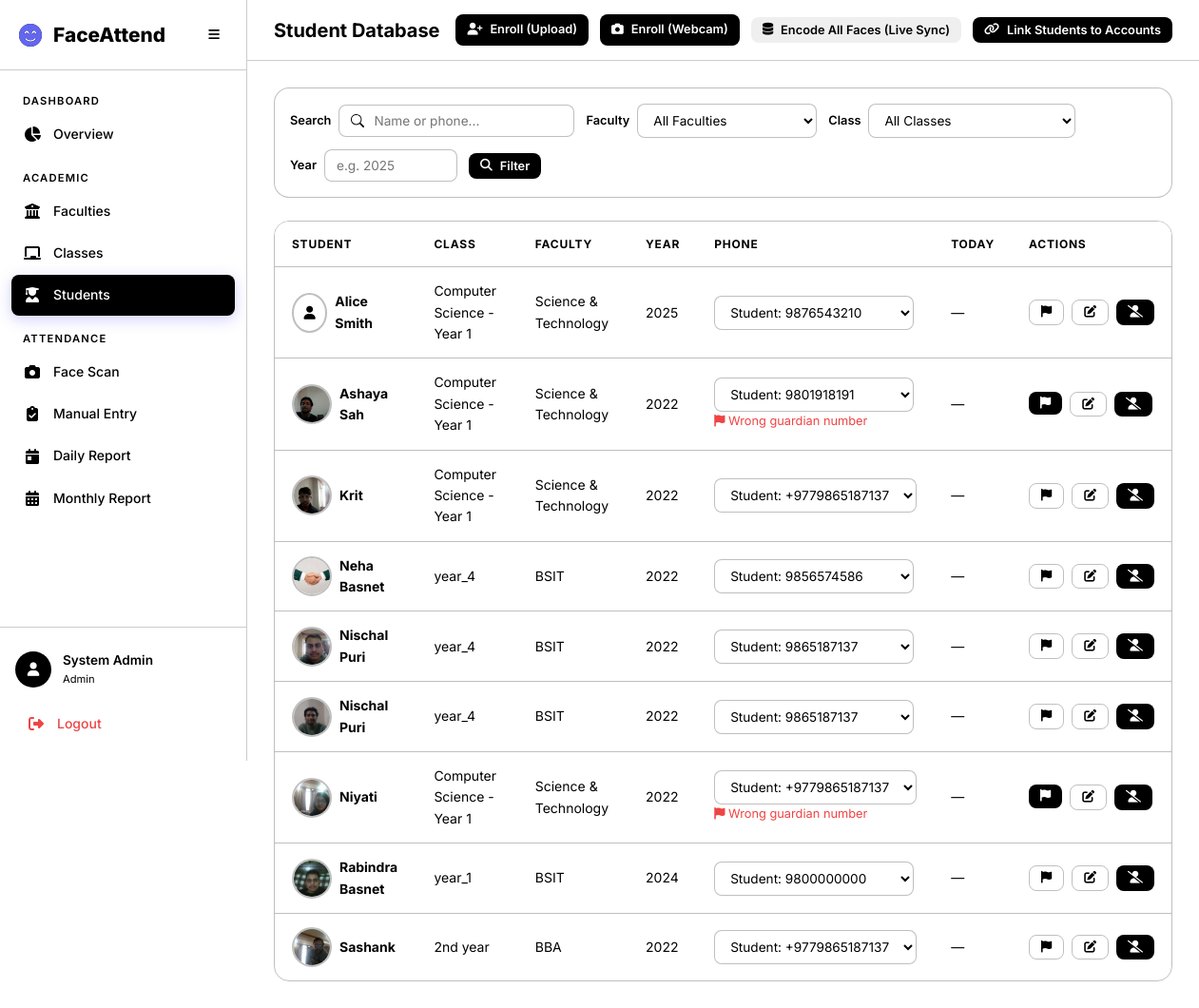
/academics/students/, run on the app's committed database.
### accounts/models.py (models this page shows, shortened)
class User(AbstractUser):
    class Role(models.TextChoices):
        ADMIN = 'admin', 'Admin'
        TEACHER = 'teacher', 'Teacher'
        STUDENT = 'student', 'Student'
    role = models.CharField(
        max_length=10,
        choices=Role.choices,
        default=Role.STUDENT,
    )
    phone = models.CharField(max_length=20, blank=True)
    profile_image = models.ImageField(upload_to='profiles/', blank=True, null=True)

### academics/models.py (models this page shows, shortened)
class Student(models.Model):
    user = models.OneToOneField(
        settings.AUTH_USER_MODEL,
        on_delete=models.CASCADE,
        related_name='student_profile',
        null=True, blank=True,
    )
    full_name = models.CharField(max_length=300)
    profile_image = models.ImageField(upload_to='students/profiles/')
    face_encoding = models.BinaryField(null=True, blank=True, help_text='128-d face encoding as bytes')
    enrollment_year = models.PositiveIntegerField()
    faculty = models.ForeignKey(Faculty, on_delete=models.CASCADE, related_name='students')
    academic_class = models.ForeignKey(AcademicClass, on_delete=models.CASCADE, related_name='students')
    phone = models.CharField(max_length=20, blank=True)
    guardian_phone = models.CharField(max_length=20, blank=True)
    is_phone_flagged = models.BooleanField(
        default=False,
        help_text='Mark this when the student phone number is incorrect.',
    )
    is_active = models.BooleanField(default=True)
    created_at = models.DateTimeField(auto_now_add=True)
    updated_at = models.DateTimeField(auto_now=True)
    class Meta:
        ordering = ['full_name']

class AcademicClass(models.Model):
    name = models.CharField(max_length=200)
    faculty = models.ForeignKey(Faculty, on_delete=models.CASCADE, related_name='classes')
    teacher = models.ForeignKey(
        settings.AUTH_USER_MODEL,
        on_delete=models.SET_NULL,
        null=True, blank=True,
        related_name='assigned_classes',
        limit_choices_to={'role': 'teacher'},
    )
    created_at = models.DateTimeField(auto_now_add=True)
    updated_at = models.DateTimeField(auto_now=True)
    class Meta:
        verbose_name_plural = 'Classes'
        ordering = ['faculty__name', 'name']
        unique_together = ['name', 'faculty']

class Faculty(models.Model):
    name = models.CharField(max_length=200, unique=True)
    description = models.TextField(blank=True)
    created_at = models.DateTimeField(auto_now_add=True)
    updated_at = models.DateTimeField(auto_now=True)
    class Meta:
        verbose_name_plural = 'Faculties'
        ordering = ['name']

### academics/views.py (the view)
# urls.py: path('students/', views.student_list, name='student_list'),
@login_required
@admin_or_teacher_required
def student_list(request):
    students = Student.objects.filter(is_active=True).select_related('faculty', 'academic_class')
    faculty_id = request.GET.get('faculty')
    class_id = request.GET.get('class')
    search = request.GET.get('search', '')
    year = request.GET.get('year')
    if faculty_id:
        students = students.filter(faculty_id=faculty_id)
    if class_id:
        students = students.filter(academic_class_id=class_id)
    if search:
        students = students.filter(
            Q(full_name__icontains=search) | Q(phone__icontains=search)
        )
    if year:
        students = students.filter(enrollment_year=year)
    today = timezone.localdate()
    attendance_map = {}
    for att in Attendance.objects.filter(date=today, student__in=students):
        attendance_map[att.student_id] = att.status
    students = list(students)
    for s in students:
        s.today_status = attendance_map.get(s.id)
    faculties = Faculty.objects.all()
    classes = AcademicClass.objects.all()
    context = {
        'students': students,
        'faculties': faculties,
        'classes': classes,
        'search': search,
        'selected_faculty': faculty_id,
        'selected_class': class_id,
        'selected_year': year,
    }
    return render(request, 'academics/student_list.html', context)

### templates/academics/student_list.html (shortened to what this page needs)
{% extends 'base.html' %}
{% load static %}
{% block page_title %}Student Database{% endblock %}
{% block top_actions %}
<a href="{% url 'academics:student_enroll' %}" class="btn btn-success btn-sm">
    <i class="fas fa-user-plus"></i> Enroll (Upload)
</a>
<a href="{% url 'academics:student_enroll_webcam' %}" class="btn btn-primary btn-sm">
    <i class="fas fa-camera"></i> Enroll (Webcam)
</a>
<button class="btn btn-info btn-sm" id="bulkEncodeBtn" onclick="syncAndEncodeFaces()">
    <i class="fas fa-database"></i> Encode All Faces (Live Sync)
</button>
<button class="btn btn-warning btn-sm" id="linkStudentsBtn" onclick="linkStudentsToUsers()">
    <i class="fas fa-link"></i> Link Students to Accounts
</button>
{% endblock %}
{% block content %}
<form method="get" class="filters-bar animate-fade-in">
    <div class="filter-group">
        <label>Search</label>
        <input type="text" name="search" value="{{ search }}" placeholder="Name or phone..." class="search-input">
    </div>
    <div class="filter-group">
        <label>Faculty</label>
        <select name="faculty" class="filter-input" onchange="this.form.submit()">
            <option value="">All Faculties</option>
        </select>
    </div>
    <div class="filter-group">
        <label>Class</label>
        <select name="class" class="filter-input" onchange="this.form.submit()">
            <option value="">All Classes</option>
        </select>
    </div>
    <div class="filter-group">
        <label>Year</label>
        <input type="number" name="year" value="{{ selected_year|default:'' }}" placeholder="e.g. 2025"
            class="filter-input" style="width:100px;">
    </div>
    <button type="submit" class="btn btn-sm btn-primary"><i class="fas fa-search"></i> Filter</button>
</form>
<div class="table-container animate-fade-in">
    <table class="data-table" id="studentTable">
        <thead>
            <tr>
                <th>Student</th>
                <th>Class</th>
                <th>Faculty</th>
                <th>Year</th>
                <th>Phone</th>
                <th>Today</th>
                <th>Actions</th>
            </tr>
        </thead>
        <tbody>
            {% for s in students %}
            <tr>
                <td>
                    <div class="d-flex align-center gap-1">
                        {% if s.profile_image %}
                        <img src="{{ s.profile_image.url }}" alt="" class="student-avatar">
                        {% else %}
                        <div class="student-avatar d-flex align-center"
                            style="justify-content:center; background: var(--bg-secondary);"><i class="fas fa-user"></i>
                        </div>
                        {% endif %}
                        <div>
                            <strong>{{ s.full_name }}</strong>
                        </div>
                    </div>
                </td>
                <td>{{ s.academic_class.name }}</td>
                <td>{{ s.faculty.name }}</td>
                <td>{{ s.enrollment_year }}</td>
                <td>
                    <select class="filter-input" style="min-width: 210px; max-width: 260px;">
                        <option value="student">
                            Student: {% if s.phone %}{{ s.phone }}{% else %}—{% endif %}
                        </option>
                    </select>
                    {% if s.is_phone_flagged %}
                    <div class="text-danger" style="font-size:0.8rem;"><i class="fas fa-flag"></i> Wrong guardian number</div>
                    {% endif %}
                </td>
                <td>
                    {% if s.today_status %}
                    <span class="badge badge-{{ s.today_status }}">{{ s.today_status|title }}</span>
                    {% else %}
                    <span class="text-muted">—</span>
                    {% endif %}
                </td>
                <td>
                    <div class="d-flex gap-1">
                        <form method="post" action="{% url 'academics:student_toggle_phone_flag' s.pk %}" style="display:inline;">
                            <button type="submit" class="btn btn-sm {% if s.is_phone_flagged %}btn-warning{% else %}btn-outline{% endif %}"
                                title="{% if s.is_phone_flagged %}Unflag wrong guardian number{% else %}Flag wrong guardian number{% endif %}">
                                <i class="fas fa-flag"></i>
                            </button>
                        </form>
                        <a href="{% url 'academics:student_edit' s.pk %}" class="btn btn-sm btn-outline" title="Edit"><i
                                class="fas fa-edit"></i></a>
                        <a href="{% url 'academics:student_delete' s.pk %}" class="btn btn-sm btn-danger"
                            title="Deactivate"><i class="fas fa-user-slash"></i></a>
                    </div>
                </td>
            </tr>
            {% empty %}
            <tr>
                <td colspan="7" class="text-center text-muted">No students found.</td>
            </tr>
            {% endfor %}
        </tbody>
    </table>
</div>
{% endblock %}

### templates/base.html (shortened to what this page needs)
<!DOCTYPE html>
<html lang="en" data-theme="dark">
<head>
    <link rel="stylesheet" href="https://cdnjs.cloudflare.com/ajax/libs/font-awesome/6.5.1/css/all.min.css">
    {% load static %}
    <link rel="stylesheet" href="{% static 'css/style.css' %}">
</head>
<body>
    {% if user.is_authenticated %}
    <div class="app-layout">
        <aside class="sidebar" id="sidebar">
            <div class="sidebar-header">
                <div class="logo">
                    <i class="fas fa-face-smile-beam"></i>
                    <span>FaceAttend</span>
                </div>
                <button class="sidebar-toggle" id="sidebarToggle">
                    <i class="fas fa-bars"></i>
                </button>
            </div>
            <nav class="sidebar-nav">
                {% if user.role == 'admin' %}
                <div class="nav-section">
                    <span class="nav-section-title">Dashboard</span>
                    <a href="{% url 'academics:admin_dashboard' %}" class="nav-link {% if request.resolver_match.url_name == 'admin_dashboard' %}active{% endif %}">
                        <i class="fas fa-chart-pie"></i><span>Overview</span>
                    </a>
                </div>
                <div class="nav-section">
                    <span class="nav-section-title">Academic</span>
                    <a href="{% url 'academics:faculty_list' %}" class="nav-link {% if 'faculty' in request.resolver_match.url_name %}active{% endif %}">
                        <i class="fas fa-building-columns"></i><span>Faculties</span>
                    </a>
                    <a href="{% url 'academics:class_list' %}" class="nav-link {% if 'class' in request.resolver_match.url_name %}active{% endif %}">
                        <i class="fas fa-chalkboard"></i><span>Classes</span>
                    </a>
                    <a href="{% url 'academics:student_list' %}" class="nav-link {% if 'student' in request.resolver_match.url_name %}active{% endif %}">
                        <i class="fas fa-user-graduate"></i><span>Students</span>
                    </a>
                </div>
                <div class="nav-section">
                    <span class="nav-section-title">Attendance</span>
                    <a href="{% url 'attendance:camera' %}" class="nav-link {% if request.resolver_match.url_name == 'camera' %}active{% endif %}">
                        <i class="fas fa-camera"></i><span>Face Scan</span>
                    </a>
                    <a href="{% url 'attendance:manual' %}" class="nav-link {% if request.resolver_match.url_name == 'manual' %}active{% endif %}">
                        <i class="fas fa-clipboard-check"></i><span>Manual Entry</span>
                    </a>
                    <a href="{% url 'attendance:daily_report' %}" class="nav-link {% if request.resolver_match.url_name == 'daily_report' %}active{% endif %}">
                        <i class="fas fa-calendar-day"></i><span>Daily Report</span>
                    </a>
                    <a href="{% url 'attendance:monthly_report' %}" class="nav-link {% if request.resolver_match.url_name == 'monthly_report' %}active{% endif %}">
                        <i class="fas fa-calendar-alt"></i><span>Monthly Report</span>
                    </a>
                </div>
                {% endif %}
            </nav>
            <div class="sidebar-footer">
                <div class="user-card">
                    <div class="user-avatar">
                        <i class="fas fa-user"></i>
                    </div>
                    <div class="user-info">
                        <span class="user-name">{{ user.get_full_name|default:user.username }}</span>
                        <span class="user-role">{{ user.get_role_display }}</span>
                    </div>
                </div>
                <a href="{% url 'accounts:logout' %}" class="nav-link logout-link">
                    <i class="fas fa-sign-out-alt"></i><span>Logout</span>
                </a>
            </div>
        </aside>
        <main class="main-content">
            <header class="top-bar">
                <h1 class="page-title">{% block page_title %}Dashboard{% endblock %}</h1>
                <div class="top-bar-actions">
                    {% block top_actions %}{% endblock %}
                </div>
            </header>
            <div class="content-area">
                {% block content %}{% endblock %}
            </div>
        </main>
    </div>
    {% else %}
    <div class="auth-layout">
        {% block auth_content %}{% endblock %}
    </div>
    {% endif %}
</body>
</html>

### data on the page
User: get_full_name "System Admin", role "Admin"
Student: full_name "Alice Smith", academic_class.name "Computer Science - Year 1", faculty.name "Science & Technology", enrollment_year "2025"
Student: profile_image (picture), full_name "Ashaya Sah", academic_class.name "Computer Science - Year 1", faculty.name "Science & Technology", enrollment_year "2022", is_phone_flagged True (drawn)
Student: profile_image (picture), full_name "Krit", academic_class.name "Computer Science - Year 1", faculty.name "Science & Technology", enrollment_year "2022"
Student: profile_image (picture), full_name "Neha Basnet", academic_class.name "year_4", faculty.name "BSIT", enrollment_year "2022"
Student: profile_image (picture), full_name "Nischal Puri", academic_class.name "year_4", faculty.name "BSIT", enrollment_year "2022"
Student: profile_image (picture), full_name "Nischal Puri", academic_class.name "year_4", faculty.name "BSIT", enrollment_year "2022"
Student: profile_image (picture), full_name "Niyati", academic_class.name "Computer Science - Year 1", faculty.name "Science & Technology", enrollment_year "2022", is_phone_flagged True (drawn)
Student: profile_image (picture), full_name "Rabindra Basnet", academic_class.name "year_1", faculty.name "BSIT", enrollment_year "2024"
Student: profile_image (picture), full_name "Sashank", academic_class.name "2nd year", faculty.name "BBA", enrollment_year "2022"
